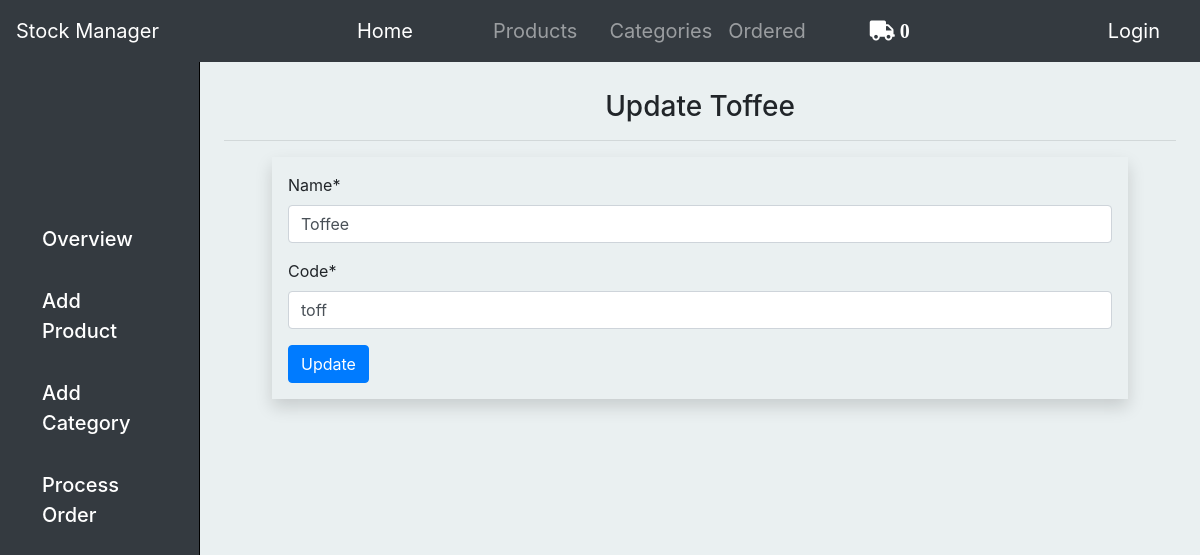
The page /categories/edit/2/ on the database as committed earlier.
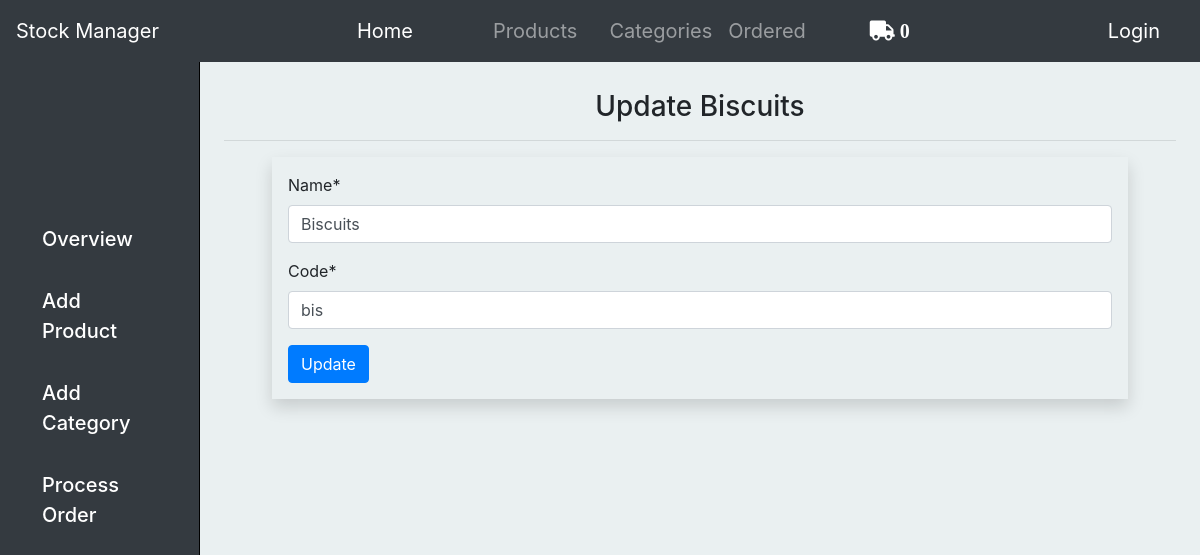
The same page on the database as committed later.
### base/models.py (models this page shows, shortened)
class Category(models.Model):
    name = models.CharField(max_length=100)
    code = models.CharField(max_length=100)
    owner = models.ForeignKey(User, on_delete=models.CASCADE)

### base/views.py (the view)
# urls.py: path('categories/edit/<int:id>/', views.edit_category, name="editcategory"),
def edit_category(request, id):
    cat = get_object_or_404(Category, id=id)
    if request.method == 'POST':
        form = CategoryAddForm(request.POST, instance=cat)
        if form.is_valid():
            form.save()
            messages.success(request, "Category Updated!")
            return redirect('category')
    else:
        form = CategoryAddForm(instance=cat)
    context = {
        'cat':cat,
        'form':form
    }
    return render(request, 'base/category_edit.html', context)

### base/forms.py
class CategoryAddForm(forms.ModelForm):
    class Meta:
        model = Category
        exclude = ['owner']

### base/templatetags/cart_template_tags.py (called while the page is built)
@register.filter
def cart_item_count(user):
    if user.is_authenticated:
        qs = Order.objects.filter(user=user, ordered=False)
        if qs.exists():
            return qs[0].items.count()
    return 0

### base/templates/base/category_edit.html (shortened to what this page needs)
{% extends 'base/layout.html' %}
{% load crispy_forms_tags %}
{% block main %}
		<h3 class="h3_head">Update {{cat.name}}</small></h3>
        <hr>
    <form class="mr-5 ml-5 shadow p-3" method="POST" action="">
    	{{form|crispy}}
    	<button type="submit" class="btn btn-primary"> Update</button>
    </form>
{% endblock main %}

Rows that differ between the two databases and show on the page:
changed Category: name "Toffee" → "Biscuits"; code "toff" → "bis"
